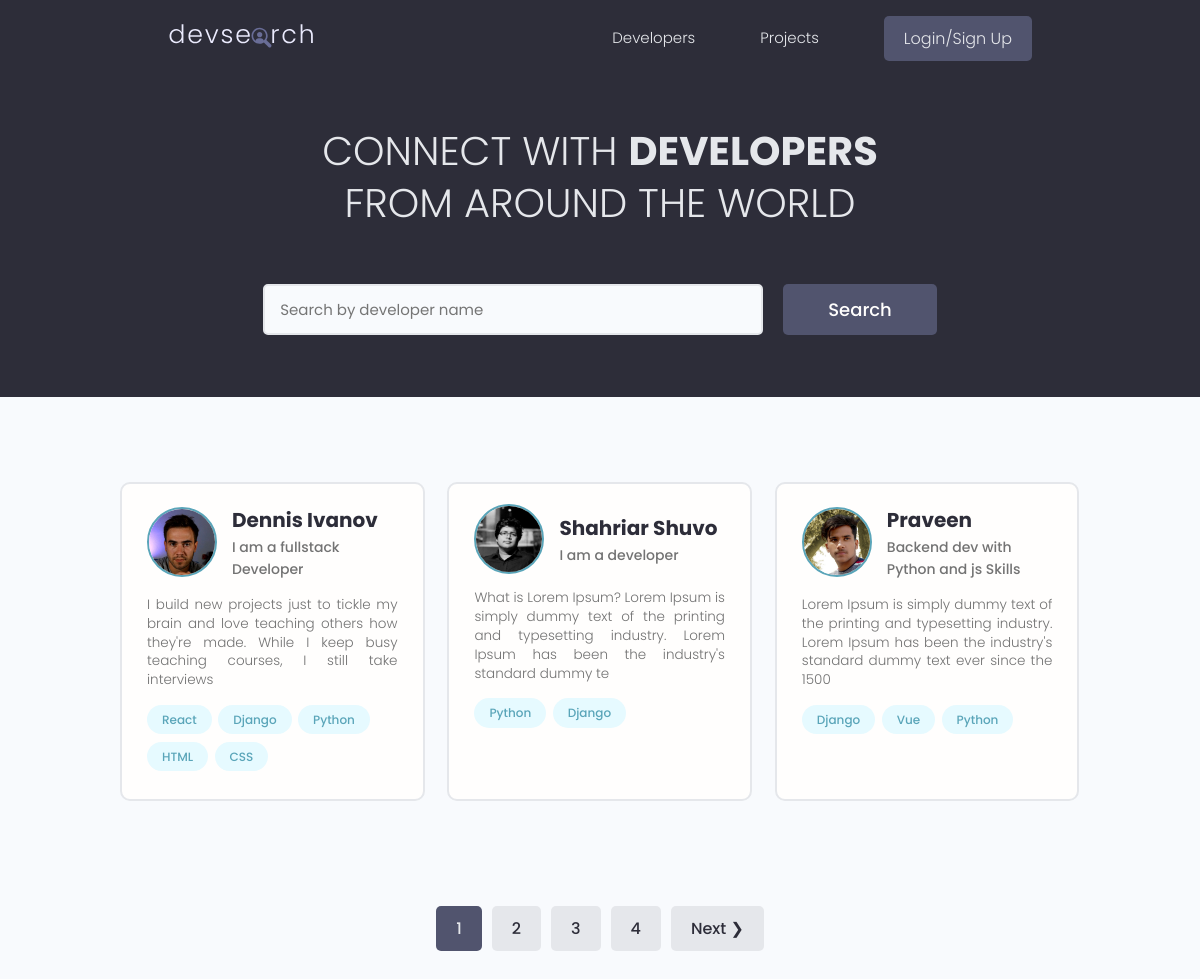
The page / on the database its author committed.
### users/models.py (models this page shows, shortened)
class Profile(models.Model):
    user = models.OneToOneField(
        User, on_delete=models.CASCADE, null=True, blank=True)
    name = models.CharField(max_length=200, blank=True, null=True)
    email = models.EmailField(max_length=500, blank=True, null=True)
    username = models.CharField(max_length=200, blank=True, null=True)
    location = models.CharField(max_length=200, blank=True, null=True)
    short_intro = models.CharField(max_length=200, blank=True, null=True)
    bio = models.TextField(blank=True, null=True)
    profile_image = models.ImageField(
        null=True, blank=True, upload_to='profiles/', default="profiles/user-default.png")
    social_github = models.CharField(max_length=200, blank=True, null=True)
    social_twitter = models.CharField(max_length=200, blank=True, null=True)
    social_linkedin = models.CharField(max_length=200, blank=True, null=True)
    social_youtube = models.CharField(max_length=200, blank=True, null=True)
    social_website = models.CharField(max_length=200, blank=True, null=True)
    created = models.DateTimeField(auto_now_add=True)
    id = models.UUIDField(default=uuid.uuid4, unique=True,
                          primary_key=True, editable=False)
    class Meta:
        ordering = ['created']
    @property
    def imageURL(self):
        try:
            url = self.profile_image.url
        except:
            url = ''
        return url

class Skill(models.Model):
    owner = models.ForeignKey(
        Profile, on_delete=models.CASCADE, null=True, blank=True)
    name = models.CharField(max_length=200, blank=True, null=True)
    description = models.TextField(null=True, blank=True)
    created = models.DateTimeField(auto_now_add=True)
    id = models.UUIDField(default=uuid.uuid4, unique=True,
                          primary_key=True, editable=False)
    def __str__(self):
        return str(self.name)

### users/views.py (the view)
# urls.py: path('', views.profiles, name="profiles"),
def profiles(request):
    profiles, search_query = searchProfiles(request)
    custom_range, profiles = paginateProfiles(request, profiles, 3)
    context = {'profiles': profiles, 'search_query': search_query,
               'custom_range': custom_range}
    return render(request, 'users/profiles.html', context)

### users/utils.py (called while the page is built)
def paginateProfiles(request, profiles, results):
    page = request.GET.get('page')
    paginator = Paginator(profiles, results)
    try:
        profiles = paginator.page(page)
    except PageNotAnInteger:
        page = 1
        profiles = paginator.page(page)
    except EmptyPage:
        page = paginator.num_pages
        profiles = paginator.page(page)
    leftIndex = (int(page) - 4)
    if leftIndex < 1:
        leftIndex = 1
    rightIndex = (int(page) + 5)
    if rightIndex > paginator.num_pages:
        rightIndex = paginator.num_pages + 1
    custom_range = range(leftIndex, rightIndex)
    return custom_range, profiles

def searchProfiles(request):
    search_query = ''
    if request.GET.get('search_query'):
        search_query = request.GET.get('search_query')
    skills = Skill.objects.filter(name__icontains=search_query)
    profiles = Profile.objects.distinct().filter(
        Q(name__icontains=search_query) |
        Q(short_intro__icontains=search_query) |
        Q(skill__in=skills)
    )
    return profiles, search_query

### users/templates/users/profiles.html (shortened to what this page needs)
{% extends 'main.html' %}
{% block content %}
<main class="home">
    <section class="hero-section text-center">
        <div class="container container--narrow">
            <div class="hero-section__box">
                <h2>CONNECT WITH <span>DEVELOPERS</span></h2>
                <h2>FROM AROUND THE WORLD</h2>
            </div>
            <div class="hero-section__search">
                <form id="searchForm" class="form" action="{% url 'profiles' %}" method="get">
                    <div class="form__field">
                        <input class="input input--text" id="formInput#search" type="text" name="search_query"
                            value="{{search_query}}" placeholder="Search by developer name" />
                    </div>
                    <input class="btn btn--sub btn--lg" type="submit" value="Search" />
                </form>
            </div>
        </div>
    </section>
    <section class="devlist">
        <div class="container">
            <div class="grid grid--three">
                {% for profile in profiles %}
                <div class="column card">
                    <div class="dev">
                        <a href="{% url 'user-profile' profile.id %}" class="card__body">
                            <div class="dev__profile">
                                <img class="avatar avatar--md" src="{{ profile.imageURL }}" alt="image" />
                                <div class="dev__meta">
                                    <h3>{{profile.name}}</h3>
                                    <h5>{{profile.short_intro|slice:"60"}}</h5>
                                </div>
                            </div>
                            <p class="dev__info">{{profile.bio|slice:"150"}}</p>
                            <div class="dev__skills">
                                {% for skill in profile.skill_set.all|slice:"5" %}
                                <span class="tag tag--pill tag--main">
                                    <small>{{skill}}</small>
                                </span>
                                {% endfor %}
                            </div>
                        </a>
                    </div>
                </div>
                {% endfor %}
            </div>
        </div>
    </section>
    {% include 'pagination.html' with queryset=profiles custom_range=custom_range %}
</main>
{% endblock content %}

### static/styles/app.css (style rules this page uses)
:root { --color-sub: #2d2d39; }
.btn--sub { background-color: var(--color-sub-light); }
.card { border: 2px solid var(--color-light); }
img { width: 100%; }
.hero-section { height: 40vh; display: flex; align-items: center; background-color: var(--color-sub); }
.hero-section__box { margin-bottom: 4rem; }
.hero-section__box > h2, .hero-section__box > h2 > span { font-size: 4rem; color: var(--color-light); line-height: 1.3; text-transform: uppercase; }
.hero-section__box > h2 { font-weight: 300; }
.hero-section__box > h2 > span { font-weight: 700; }
.hero-section__search > .form { display: flex; align-items: center; justify-content: center; gap: 2rem; }
.hero-section__search > .form input.input--text { width: 50rem; }
.devlist { margin-top: 8rem; }
.devlist .grid { align-items: stretch; }
.devlist .dev .dev__profile { display: flex; align-items: center; gap: 1.5rem; }
.devlist .dev .dev__meta h3 { color: var(--color-sub); font-size: 2rem; font-weight: 700; }
.devlist .dev .dev__meta h5 { color: var(--color-text); font-size: 1.4rem; font-weight: 500; }
.devlist .dev .dev__info { margin: 1.5rem 0; font-size: 1.35rem; line-height: 1.4; text-align: justify; }

### static/uikit/styles/modules/_variables.css (style rules this page uses)
:root { --color-main: #5aa5b9; --color-main-light: #e6faff; --color-sub: #3f4156; --color-sub-light: #51546e; --color-sub-lighter: #ededfd; --color-text: #737373; --color-gray: #8b8b8b; --color-light: #e5e7eb; --color-light-gray: #767676; --color-bg: #f8fafd; --color-white: #fffefd; --color-white-light: #f3f3f3; --color-success: #359e64; --color-success-bg: #def8e8; --color-error: #fc4b0b; --color-error-bg: #fff2ee; --font-base: 'Poppins', arial, helvetica, 'Segoe UI', roboto, ubuntu, sans-serif; --font-monospace: 'Fira Code', 'Courier New', courier, monospace; --font-regular: 300; --font-medium: 500; --font-bold: 700; --generic-shadow: 1px 1px 5px #00000010; --generic-transition: all 0.3s ease-in-out; }

### static/uikit/styles/modules/_base.css (style rules this page uses)
* { margin: 0; padding: 0; box-sizing: border-box; text-rendering: optimizeLegibility; color: inherit; font-size: inherit; }
html { font-size: 50%; }
@media only screen and (min-width: 480px) { html { font-size: 56.25%; } }
@media only screen and (min-width: 1200px) { html { font-size: 62.5%; } }
body { line-height: 1.6; font-weight: 400; font-size: 1.5rem; color: var(--color-text); background-color: var(--color-bg); min-height: 100vh; }

### static/uikit/styles/modules/_typography.css (style rules this page uses)
* { font-family: var(--font-base); }
h2 { font-size: 3.6rem; font-weight: var(--font-bold); }
h3 { font-size: 3.2rem; font-weight: var(--font-medium); }
h5 { font-size: 2.4rem; font-weight: var(--font-medium); }
h5, h6 { font-weight: var(--font-regular); }
p, span, strong { font-size: 1.6rem; color: var(--color-text); font-weight: var(--font-regular); }
a { padding-bottom: 2px; text-decoration: none; display: inline-block; color: var(--color-main); font-weight: var(--font-medium); }

### static/uikit/styles/modules/_utilities.css (style rules this page uses)
.container { width: 92%; max-width: 165rem; margin: 0 auto; box-sizing: border-box; }
.container--narrow { width: 92%; max-width: 120rem; }
@media screen and (min-width: 1000px) { .container { width: 90%; } }
@media screen and (min-width: 1000px) { .container--narrow { width: 85%; } }
@media screen and (min-width: 1200px) { .container { width: 80%; } }
@media screen and (min-width: 1200px) { .container--narrow { width: 72%; } }
.text-center { text-align: center; }

### static/uikit/styles/modules/_avatar.css (style rules this page uses)
.avatar { border-radius: 50%; border: 2px solid var(--color-main); object-fit: cover; }
.avatar--md { height: 7rem; width: 7rem; }

### static/uikit/styles/modules/_button.css (style rules this page uses)
.btn { display: inline-block; position: relative; cursor: pointer; background-color: var(--color-light); font-weight: var(--font-medium); color: var(--color-sub); text-decoration: none; padding: 1rem 2rem; border-radius: 0.5rem; border: none; width: -webkit-fit-content; width: -moz-fit-content; width: fit-content; height: -webkit-fit-content; height: -moz-fit-content; height: fit-content; font-size: 1.6rem; outline-width: 0; outline-color: transparent; -webkit-backface-visibility: hidden; backface-visibility: hidden; transition: all 0.3s ease-in-out; }
.btn--sub { background-color: var(--color-sub); color: var(--color-white); }
.btn--lg { font-size: 1.8rem; padding: 1.2rem 4.5rem; }

### static/uikit/styles/modules/_card.css (style rules this page uses)
.card { border-radius: 1rem; background-color: var(--color-white); border: 1.5px solid var(--color-light); width: auto; height: auto; margin-top: 0.5rem; margin-bottom: 0.5rem; overflow: hidden; }
.card__body, .card__header { padding: 2rem 2.5rem; }

### rows shown on the page
Profile: imageURL (picture), name "Dennis Ivanov", short_intro "I am a fullstack Developer", bio "I build new projects just to tickle my brain and love teaching others how they're made. While I keep busy teaching courses, I still take interviews"
Skill: name "React"
Skill: name "Django"
Skill: name "Python"
Skill: name "HTML"
Skill: name "CSS"
Profile: imageURL (picture), name "Shahriar Shuvo", short_intro "I am a developer", bio "What is Lorem Ipsum? Lorem Ipsum is simply dummy text of the printing and typesetting industry. Lorem Ipsum has been the industry's standard dummy te"
Skill: name "Python"
Skill: name "Django"
Profile: imageURL (picture), name "Praveen", short_intro "Backend dev with Python and js Skills", bio "Lorem Ipsum is simply dummy text of the printing and typesetting industry. Lorem Ipsum has been the industry's standard dummy text ever since the 1500"
Skill: name "Django"
Skill: name "Vue"
Skill: name "Python"

### other values the page prints
{{ page }} "1"
{{ page }} "2" "3" "4"
